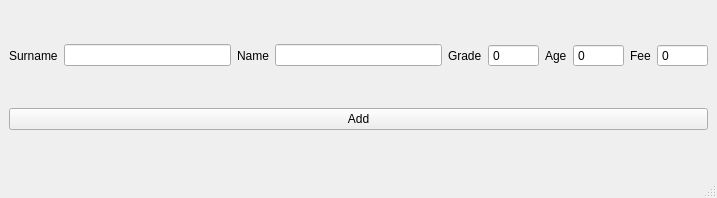
<?xml version="1.0" encoding="UTF-8"?>
<ui version="4.0">
 <class>add_student</class>
 <widget class="QMainWindow" name="add_student">
  <property name="geometry">
   <rect>
    <x>0</x>
    <y>0</y>
    <width>717</width>
    <height>198</height>
   </rect>
  </property>
  <property name="windowTitle">
   <string>MainWindow</string>
  </property>
  <widget class="QWidget" name="centralwidget">
   <layout class="QGridLayout" name="gridLayout">
    <item row="0" column="0">
     <layout class="QHBoxLayout" name="horizontalLayout">
      <item>
       <widget class="QLabel" name="label">
        <property name="text">
         <string>Surname</string>
        </property>
       </widget>
      </item>
      <item>
       <widget class="QLineEdit" name="lineEdit"/>
      </item>
      <item>
       <widget class="QLabel" name="label_2">
        <property name="text">
         <string>Name</string>
        </property>
       </widget>
      </item>
      <item>
       <widget class="QLineEdit" name="lineEdit_2"/>
      </item>
      <item>
       <widget class="QLabel" name="label_3">
        <property name="text">
         <string>Grade</string>
        </property>
       </widget>
      </item>
      <item>
       <widget class="QSpinBox" name="spinBox">
        <property name="buttonSymbols">
         <enum>QAbstractSpinBox::NoButtons</enum>
        </property>
        <property name="maximum">
         <number>999999999</number>
        </property>
       </widget>
      </item>
      <item>
       <widget class="QLabel" name="label_4">
        <property name="text">
         <string>Age</string>
        </property>
       </widget>
      </item>
      <item>
       <widget class="QSpinBox" name="spinBox_2">
        <property name="buttonSymbols">
         <enum>QAbstractSpinBox::NoButtons</enum>
        </property>
        <property name="maximum">
         <number>999999999</number>
        </property>
       </widget>
      </item>
      <item>
       <widget class="QLabel" name="label_5">
        <property name="text">
         <string>Fee</string>
        </property>
       </widget>
      </item>
      <item>
       <widget class="QSpinBox" name="spinBox_3">
        <property name="buttonSymbols">
         <enum>QAbstractSpinBox::NoButtons</enum>
        </property>
        <property name="maximum">
         <number>999999999</number>
        </property>
       </widget>
      </item>
     </layout>
    </item>
    <item row="1" column="0">
     <widget class="QPushButton" name="pushButton">
      <property name="text">
       <string>Add</string>
      </property>
     </widget>
    </item>
   </layout>
  </widget>
  <widget class="QMenuBar" name="menubar">
   <property name="geometry">
    <rect>
     <x>0</x>
     <y>0</y>
     <width>717</width>
     <height>21</height>
    </rect>
   </property>
  </widget>
  <widget class="QStatusBar" name="statusbar"/>
 </widget>
 <resources/>
 <connections/>
</ui>
